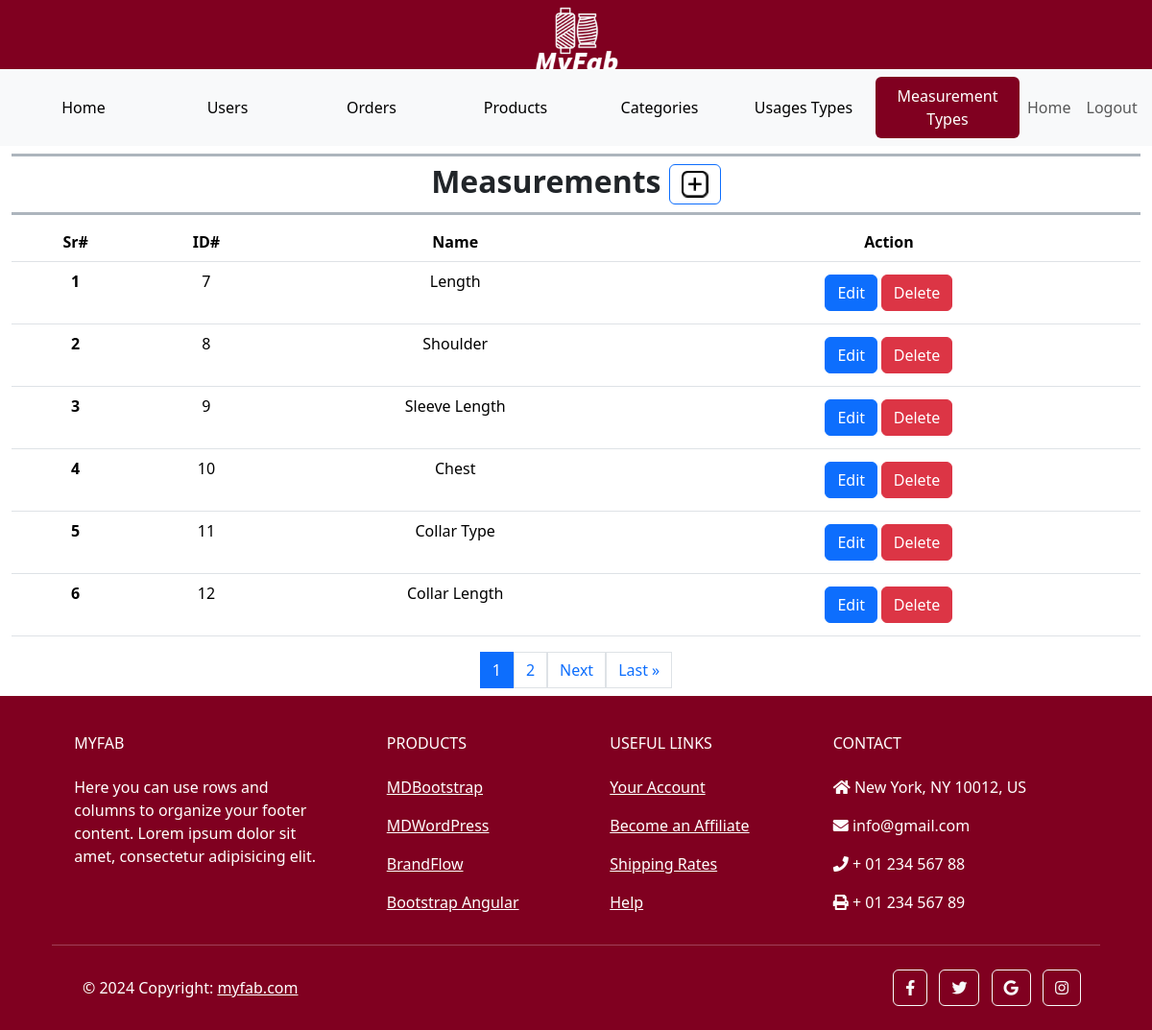
Page /custom_admin/measurements/ (signed in) on the earlier database version.
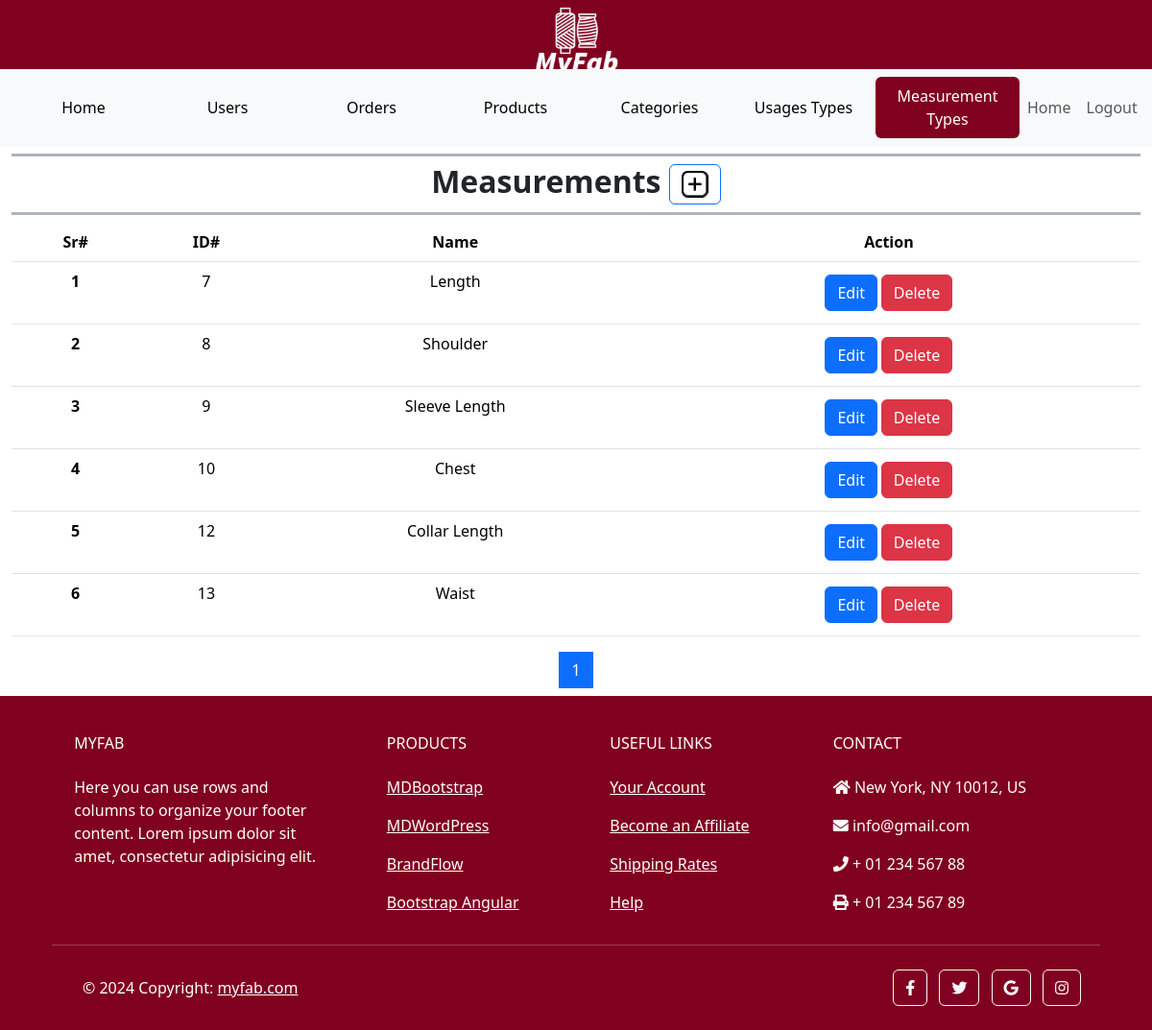
Same page on the later database version.
### main/models.py (models this page shows, shortened)
class Measurement(models.Model):
    name = models.CharField(max_length=100, unique=True)

### custom_admin/views.py (the view)
# urls.py: path('measurements/', AdminMeasurements.as_view(), name='admin_measurements'),
class AdminMeasurements(View):
    def get(self, request):
        measurements = Measurement.objects.all()
        paginator = Paginator(measurements, 6)
        page_number = request.GET.get('page')
        try:
            paged_measurements = paginator.page(page_number)
        except PageNotAnInteger:
            paged_measurements = paginator.page(1)
        except EmptyPage:
             paged_measurements = paginator.page(paginator.num_pages)
        start_serial_number = (paged_measurements.number - 1) * paginator.per_page + 1
        serial_numbers = list(range(start_serial_number, start_serial_number + len(paged_measurements)))
        zipped_data = zip(serial_numbers, paged_measurements)
        context = {'zipped_data': zipped_data,'measurements': paged_measurements}
        return render(request, 'admin_measurements.html', context)

### templates/admin_measurements.html (shortened to what the changed rows need)
{% extends 'admin_base.html' %}
{% load static %}
{% block content %}
    <section class="mb-2">
        <div class="container-fluid">
            <div class="row h-100">
                <div class="col-12">
                    <div class="table-responsive text-center">
                        <table class="table  table-hover">
                            <thead>
                            <tr>
                                <th scope="col">Sr#</th>
                                <th scope="col">ID#</th>
                                <th scope="col">Name</th>
                                <th scope="col">Action</th>
                            </tr>
                            </thead>
                            <tbody>
                                {% for serial_number, measurement in zipped_data %}
                                <tr>
                                    <th scope="row">{{ serial_number }}</th>
                                    <td>{{ measurement.id }}</td>
                                    <td>{{ measurement.name }}</td>
                                    <td>
                                        <button class="btn btn-sm">
                                            <a href="{% url "custom_admin:admin_measurement_edit" measurement.id %}" class="btn btn-primary">Edit</a>
                                            <a href="{% url "custom_admin:admin_measurement_delete" measurement.id %}" class="btn btn-danger">Delete</a>
                                        </button>
                                    </td>
                                </tr>
                                {% endfor %}
                            </tbody>
                        </table>
                    </div>
                    <div class="pagination justify-content-center">
                        {% for page in measurements.paginator.page_range %}
                        <a href="?page={{ page }}" class="page-link {% if measurements.number == page %}active{% endif %}">{{ page }}</a>
                        {% endfor %}
                        {% if measurements.has_next %}
                            <a href="?page={{ measurements.next_page_number }}" class="page-link">Next</a>
                            <a href="?page={{ measurements.paginator.num_pages }}" class="page-link">Last &raquo;</a>
                        {% endif %}
                    </div>
                </div>
            </div>
        </div>
    </section>
{% endblock content %}

Differences in the rows shown:
removed Measurement: serial_number "5", id "11", name "Collar Type"
computed for Measurement "Collar Length": serial_number "6" → "5"
now on this page (row unchanged): Measurement: serial_number "6", id "13", name "Waist"
Other differences:
list line gone: "2"
text no longer shown: "Next Last »"
